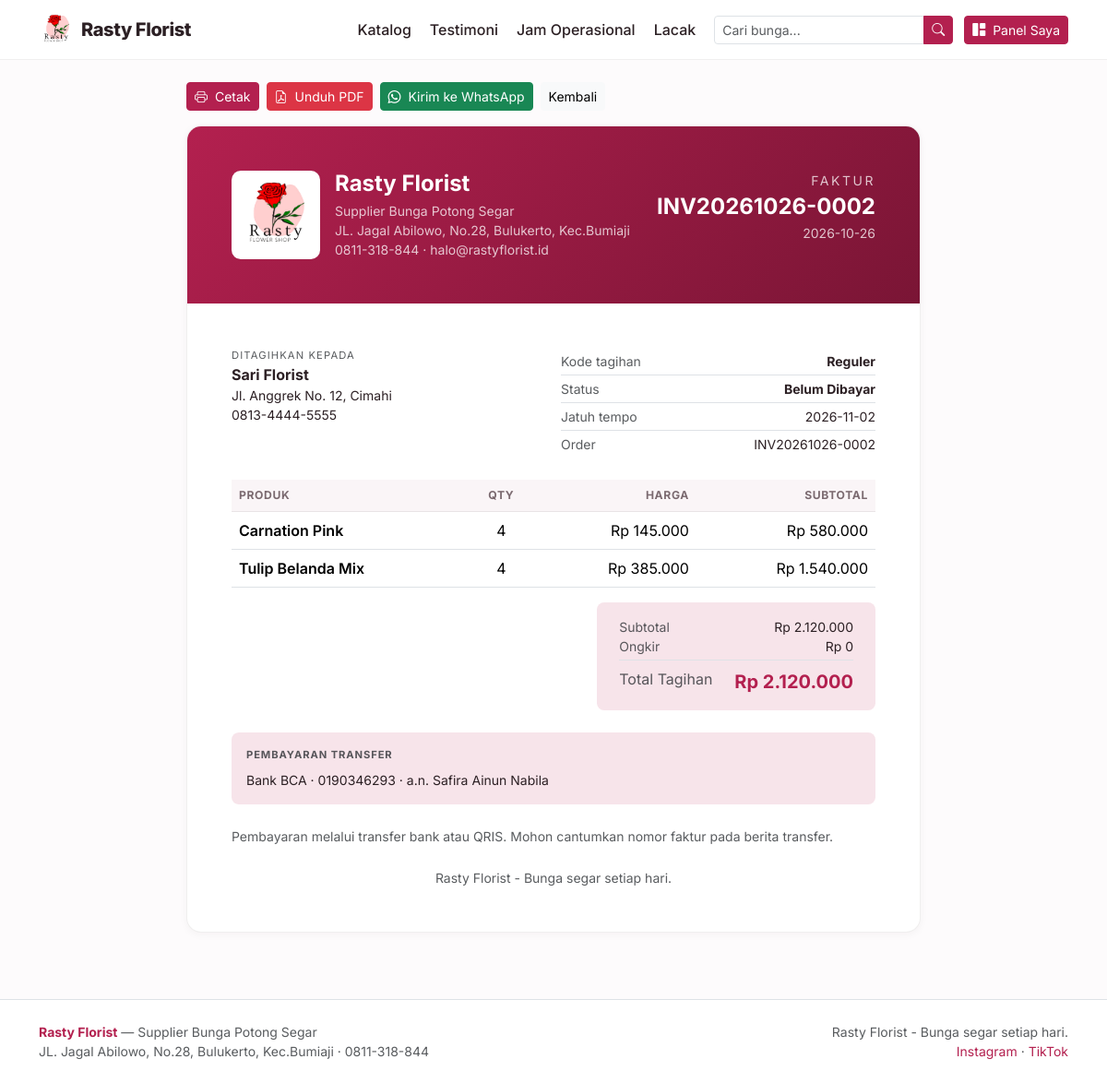
The app's page /keuangan/faktur/2/cetak (signed in) with its own data.
### tables this page shows
CREATE TABLE settings (
    key TEXT PRIMARY KEY,
    value TEXT
);

CREATE TABLE invoices (
    id INTEGER PRIMARY KEY AUTOINCREMENT,
    nomor TEXT UNIQUE NOT NULL,
    order_id INTEGER,
    user_id INTEGER,
    nama_pelanggan TEXT DEFAULT '',
    total INTEGER NOT NULL DEFAULT 0,
    status TEXT NOT NULL DEFAULT 'Belum Dibayar',
    jatuh_tempo TEXT DEFAULT '',
    created_at TEXT NOT NULL
, kode_tagihan TEXT NOT NULL DEFAULT 'Reguler', nomor_invoice TEXT DEFAULT '', subtotal INTEGER NOT NULL DEFAULT 0, ongkir INTEGER NOT NULL DEFAULT 0);

CREATE TABLE orders (
    id INTEGER PRIMARY KEY AUTOINCREMENT,
    kode TEXT UNIQUE NOT NULL,
    user_id INTEGER,
    nama_pelanggan TEXT NOT NULL,
    telepon TEXT DEFAULT '',
    alamat TEXT DEFAULT '',
    catatan TEXT DEFAULT '',
    subtotal INTEGER NOT NULL DEFAULT 0,
    ongkir INTEGER NOT NULL DEFAULT 0,
    total INTEGER NOT NULL DEFAULT 0,
    metode_bayar TEXT DEFAULT 'Transfer Bank',
    status TEXT NOT NULL DEFAULT 'Menunggu Konfirmasi',
    status_bayar TEXT NOT NULL DEFAULT 'Belum Bayar',
    pengiriman TEXT DEFAULT 'Dikirim',
    dibuat_oleh INTEGER,
    created_at TEXT NOT NULL,
    updated_at TEXT NOT NULL
, kode_lacak TEXT DEFAULT '');

CREATE TABLE order_items (
    id INTEGER PRIMARY KEY AUTOINCREMENT,
    order_id INTEGER NOT NULL,
    product_id INTEGER,
    nama_produk TEXT NOT NULL,
    harga INTEGER NOT NULL DEFAULT 0,
    qty INTEGER NOT NULL DEFAULT 1,
    subtotal INTEGER NOT NULL DEFAULT 0,
    qc_status TEXT NOT NULL DEFAULT 'Belum Dicek',
    qc_catatan TEXT DEFAULT '',
    FOREIGN KEY (order_id) REFERENCES orders(id) ON DELETE CASCADE
);

### blueprints/finance.py (the view, shortened to what this page needs)
@bp.route("/faktur/<int:iid>/cetak")
def invoice_print(iid):
    invoice, order, items = _invoice_data(iid)
    if invoice is None:
        abort(404)
    rekening, tampil = _rekening_tampil()
    template = database.get_setting("template_invoice", "klasik")
    return render_template(TEMPLATE_CETAK.get(template, TEMPLATE_CETAK["klasik"]),
                           invoice=invoice, order=order, items=items,
                           rekening=rekening, tampil_rekening=tampil)

### blueprints/finance.py (called while the page is built)
@bp.before_request
@helpers.role_required("staff_keuangan", "administrator")
def guard():
    pass

def _invoice_data(iid):
    invoice = database.query("SELECT * FROM invoices WHERE id = ?", (iid,), one=True)
    if invoice is None:
        return None, None, []
    order = None
    items = []
    if invoice["order_id"]:
        order = database.query("SELECT * FROM orders WHERE id = ?", (invoice["order_id"],), one=True)
        items = database.query("SELECT * FROM order_items WHERE order_id = ?", (invoice["order_id"],))
    return invoice, order, items

def _rekening_tampil():
    tampil = database.get_setting("tampil_rekening", "1") == "1"
    return database.get_setting("rekening_bank", ""), tampil

### db.py (called while the page is built)
def invoice_logo_px(settings=None):
    ukuran = (settings or all_settings()).get("invoice_logo_ukuran", "sedang")
    for kunci, _label, px in INVOICE_LOGO_UKURAN:
        if kunci == ukuran:
            return px
    return 64

def katalog_dari(settings):
    return {key: settings.get(key, "1") == "1" for key, _label, _ket in KATALOG_SEKSI}

def pengiriman_metode(settings=None):
    data = settings or all_settings()
    aktif = [label for key, label, _ket in PENGIRIMAN_METODE
             if data.get(key, "1") == "1"]
    return aktif or [PENGIRIMAN_METODE[1][1]]

def jam_harian(settings=None):
    data = settings or all_settings()
    hasil = {}
    for key, _label in HARI:
        buka, tutup = JAM_BAWAAN[key]
        hasil[key] = (data.get("jam_buka_" + key, buka), data.get("jam_tutup_" + key, tutup))
    return hasil

def jam_dari(settings):
    return {key: (settings.get("jam_buka_" + key, JAM_BAWAAN[key][0]),
                  settings.get("jam_tutup_" + key, JAM_BAWAAN[key][1]))
            for key, _label in HARI}

def _jam_teks(nilai):
    return nilai.replace(":", ".")

def jam_daftar(settings=None):
    data = settings or all_settings()
    jam = jam_dari(data)
    rows = []
    for key, label in HARI:
        buka, tutup = jam[key]
        rows.append({
            "key": key,
            "label": label,
            "buka": buka,
            "tutup": tutup,
            "tutup_hari": buka == tutup or not buka or not tutup,
            "teks": "%s – %s WIB" % (_jam_teks(buka), _jam_teks(tutup)),
        })
    return rows

def menu_publik(settings=None):
    data = settings or all_settings()
    return {key: data.get(key, "1") == "1" for key, _label, _ket in MENU_PUBLIK}

### templates/finance/invoice_modern.html (shortened to what this page needs)
{% extends "public/base.html" %}
{% block body %}
<div class="container py-4" style="max-width:820px">
  <div class="d-print-none mb-3 d-flex gap-2">
    <button class="btn btn-primary btn-sm" onclick="window.print()"><i class="bi bi-printer me-1"></i> Cetak</button>
    <a class="btn btn-danger btn-sm" href="{{ url_for('finance.invoice_pdf_download', iid=invoice.id) }}">
      <i class="bi bi-file-earmark-pdf me-1"></i> Unduh PDF
    </a>
    <a class="btn btn-success btn-sm" target="_blank" rel="noopener" href="{{ url_for('finance.invoice_wa', iid=invoice.id) }}">
      <i class="bi bi-whatsapp me-1"></i> Kirim ke WhatsApp
    </a>
    <a class="btn btn-light btn-sm" href="{{ url_for('finance.invoices') }}">Kembali</a>
  </div>
  <div class="rf-card overflow-hidden">
    <div class="p-4 p-md-5 text-white" style="background:linear-gradient(135deg,var(--rf-primary,#b3204f),#7a1535)">
      <div class="d-flex justify-content-between align-items-start flex-wrap gap-3">
        <div class="d-flex align-items-center gap-3">
          {% if settings.logo and settings.invoice_logo_tampil == '1' %}
          <img src="{{ url_for('static', filename='uploads/' ~ settings.logo) }}" alt="Logo"
               style="max-height:{{ invoice_logo_px }}px;max-width:180px;object-fit:contain;background:#fff;border-radius:10px;padding:6px">
          {% endif %}
          <div>
            <div class="h4 fw-bold mb-1">{{ settings.nama_toko }}</div>
            <div class="small opacity-75">{{ settings.tagline }}</div>
            <div class="small opacity-75">{{ settings.alamat }}</div>
            <div class="small opacity-75">{{ settings.telepon }} · {{ settings.email }}</div>
          </div>
        </div>
        <div class="text-end">
          <div class="text-uppercase small opacity-75" style="letter-spacing:.18em">Faktur</div>
          <div class="fs-4 fw-bold">{{ invoice.nomor }}</div>
          <div class="small opacity-75">{{ invoice.created_at[:10] }}</div>
        </div>
      </div>
    </div>
    <div class="p-4 p-md-5">
      <div class="row g-3 small mb-4">
        <div class="col-md-6">
          <div class="text-muted text-uppercase" style="font-size:.7rem;letter-spacing:.1em">Ditagihkan kepada</div>
          <div class="fw-bold fs-6">{{ invoice.nama_pelanggan }}</div>
          {% if order %}<div>{{ order.alamat }}</div><div>{{ order.telepon }}</div>{% endif %}
        </div>
        <div class="col-md-6">
          <div class="d-flex justify-content-between border-bottom py-1">
            <span class="text-muted">Kode tagihan</span><strong>{{ invoice.kode_tagihan }}</strong>
          </div>
          <div class="d-flex justify-content-between border-bottom py-1">
            <span class="text-muted">Status</span><strong>{{ invoice.status }}</strong>
          </div>
          <div class="d-flex justify-content-between border-bottom py-1">
            <span class="text-muted">Jatuh tempo</span><span>{{ invoice.jatuh_tempo or '-' }}</span>
          </div>
          {% if order %}
          <div class="d-flex justify-content-between py-1">
            <span class="text-muted">Order</span><span>{{ order.kode }}</span>
          </div>
          {% endif %}
        </div>
      </div>
      {% if items %}
      <table class="table table-rf align-middle">
        <thead><tr><th>Produk</th><th class="text-center">Qty</th><th class="text-end">Harga</th><th class="text-end">Subtotal</th></tr></thead>
        <tbody>
          {% for i in items %}
          <tr>
            <td class="fw-semibold">{{ i.nama_produk }}</td>
            <td class="text-center">{{ i.qty }}</td>
            <td class="text-end">{{ rupiah(i.harga) }}</td>
            <td class="text-end">{{ rupiah(i.subtotal) }}</td>
          </tr>
          {% endfor %}
        </tbody>
      </table>
      {% endif %}
      <div class="d-flex justify-content-end">
        <div class="rounded-3 p-3 px-4" style="background:var(--rf-soft,#f7e4ea);min-width:260px">
          <div class="d-flex justify-content-between gap-4 small">
            <span class="text-muted">Subtotal</span>
            <span>{{ rupiah(invoice.subtotal or (order.subtotal if order else 0)) }}</span>
          </div>
          <div class="d-flex justify-content-between gap-4 small">
            <span class="text-muted">Ongkir</span><span>{{ rupiah(invoice.ongkir) }}</span>
          </div>
          <div class="d-flex justify-content-between gap-4 border-top pt-2 mt-1">
            <span class="text-muted">Total Tagihan</span>
            <span class="fw-bold fs-5 text-rf">{{ rupiah(invoice.total) }}</span>
          </div>
        </div>
      </div>
      {% if tampil_rekening and rekening %}
      <div class="rounded-3 p-3 mt-4" style="background:var(--rf-soft,#f7e4ea)">
        <div class="small fw-bold text-muted mb-2" style="font-size:.7rem;letter-spacing:.08em">
          PEMBAYARAN TRANSFER
        </div>
        {% for baris in rekening.splitlines() %}
          {% if baris.strip() %}<div class="small">{{ baris.strip() }}</div>{% endif %}
        {% endfor %}
      </div>
      {% endif %}
      <div class="small text-muted mt-4">
        Pembayaran melalui transfer bank atau QRIS. Mohon cantumkan nomor faktur pada berita transfer.
      </div>
      <div class="text-center small text-muted mt-4">{{ settings.footer_text }}</div>
    </div>
  </div>
</div>
{% endblock %}

### templates/public/base.html (shortened to what this page needs)
<!doctype html>
<html lang="id">
<head>
  <link href="https://cdn.jsdelivr.net/npm/bootstrap@5.3.3/dist/css/bootstrap.min.css" rel="stylesheet">
  <link href="https://cdn.jsdelivr.net/npm/bootstrap-icons@1.11.3/font/bootstrap-icons.min.css" rel="stylesheet">
</head>
<body>
<nav class="navbar navbar-expand-lg rf-navbar">
  <div class="container">
    <a class="navbar-brand d-flex align-items-center gap-2 rf-brand" href="{{ url_for('public.index') }}">
      {% if settings.logo %}
        <img src="{{ url_for('static', filename='uploads/' + settings.logo) }}" alt="Logo">
      {% else %}
        <span class="rf-brand-mark">R</span>
      {% endif %}
      <span>{{ settings.nama_toko }}</span>
    </a>
    <div class="collapse navbar-collapse" id="navMain">
      <ul class="navbar-nav ms-auto align-items-lg-center gap-lg-1">
        {% if menu_publik.nav_katalog and katalog.katalog_produk %}
        <li class="nav-item"><a class="nav-link rf-nav-link" href="{{ url_for('public.index') }}#katalog">Katalog</a></li>
        {% endif %}
        {% if menu_publik.nav_testimoni and katalog.katalog_testimoni %}
        <li class="nav-item"><a class="nav-link rf-nav-link" href="{{ url_for('public.index') }}#testimoni">Testimoni</a></li>
        {% endif %}
        {% if menu_publik.nav_jam and katalog.katalog_jam %}
        <li class="nav-item"><a class="nav-link rf-nav-link" href="{{ url_for('public.index') }}#jam">Jam Operasional</a></li>
        {% endif %}
        {% if menu_publik.nav_lacak %}
        <li class="nav-item"><a class="nav-link rf-nav-link" href="{{ url_for('public.track') }}">Lacak</a></li>
        {% endif %}
        <li class="nav-item ms-lg-2">
          <form class="d-flex" action="{{ url_for('public.index') }}" method="get">
            <div class="input-group input-group-sm">
              <input class="form-control" type="search" name="q" placeholder="Cari bunga..." value="{{ q or '' }}" aria-label="Cari">
              <button class="btn btn-primary" type="submit" aria-label="Cari"><i class="bi bi-search"></i></button>
            </div>
          </form>
        </li>
        {% if current_user %}
          <li class="nav-item ms-lg-2">
            <a class="btn btn-primary btn-sm w-100" href="{{ panel_url }}">
              <i class="bi bi-grid-1x2-fill me-1"></i> Panel Saya
            </a>
          </li>
        {% else %}
          <li class="nav-item ms-lg-2"><a class="btn btn-outline-rf btn-sm w-100" href="{{ url_for('auth.login') }}">Masuk</a></li>
          <li class="nav-item ms-lg-1"><a class="btn btn-primary btn-sm w-100" href="{{ url_for('auth.register') }}">Daftar</a></li>
        {% endif %}
      </ul>
    </div>
  </div>
</nav>
{% block body %}{% endblock %}
<footer class="bg-white border-top mt-5 py-4">
  <div class="container d-flex flex-wrap justify-content-between gap-3 small text-muted">
    <div>
      <strong class="text-rf">{{ settings.nama_toko }}</strong> — {{ settings.tagline }}<br>
      {{ settings.alamat }} · {{ settings.telepon }}
    </div>
    <div class="text-lg-end">
      {{ settings.footer_text }}<br>
      <a href="{{ settings.instagram }}" target="_blank" rel="noopener">Instagram</a> ·
      <a href="{{ settings.tiktok }}" target="_blank" rel="noopener">TikTok</a>
    </div>
  </div>
</footer>
</body>
</html>

### records on screen
settings: value (picture)
settings: nama_toko "Rasty Florist"
settings: tagline "Supplier Bunga Potong Segar"
settings: alamat "JL. Jagal Abilowo, No.28, Bulukerto, Kec.Bumiaji"
settings: telepon "0811-318-844"
settings: email "halo@rastyflorist.id"
invoices: nomor "INV20261026-0002", created_at "2026-10-26", nama_pelanggan "Sari Florist", kode_tagihan "Reguler", status "Belum Dibayar", jatuh_tempo "2026-11-02", subtotal "Rp 2.120.000", ongkir "Rp 0", total "Rp 2.120.000"
orders: alamat "Jl. Anggrek No. 12, Cimahi", telepon "0813-4444-5555", kode "INV20261026-0002"
order_items: nama_produk "Carnation Pink", qty "4", harga "Rp 145.000", subtotal "Rp 580.000"
order_items: nama_produk "Tulip Belanda Mix", qty "4", harga "Rp 385.000", subtotal "Rp 1.540.000"
settings: strip "Bank BCA · 0190346293 · a.n. Safira Ainun Nabila"
settings: footer_text "Rasty Florist - Bunga segar setiap hari."
